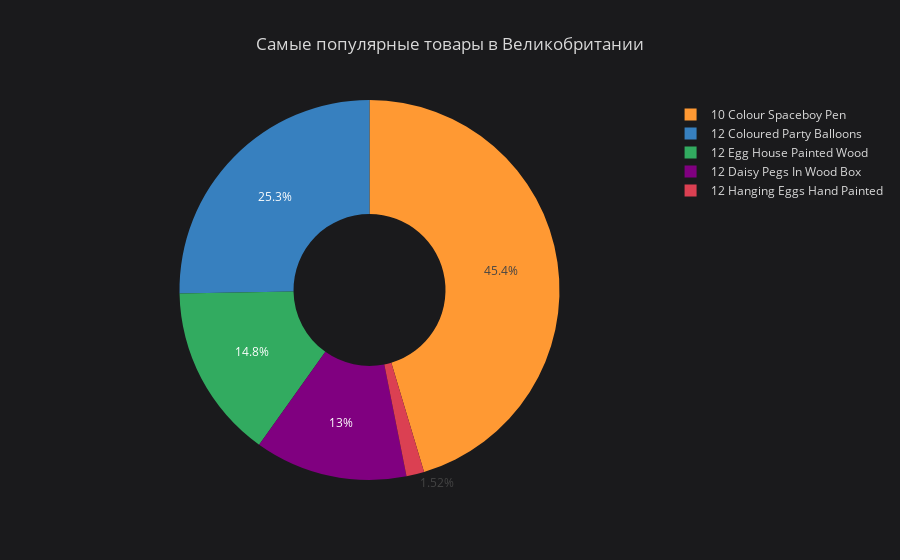
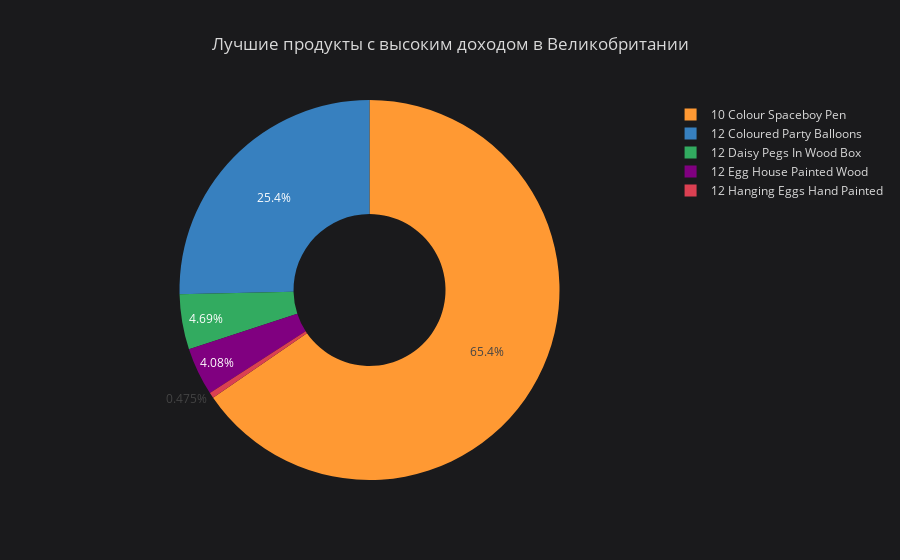

The cell these charts' notebook holds for them, in order:
### Markdown cell above
Самые популярные товары в Великобритании

### Code cell
popular_UK = df_no_return[df_no_return['Country'] == 'United Kingdom']
popular_UK.groupby(by='ProductName', as_index = False)['Total'].count().head().sort_values('Total', ascending = False).iplot(kind = 'pie', labels = 'ProductName', values = 'Total', hole = .4, title = 'Самые популярные товары в Великобритании')
popular_UK.groupby(by='ProductName', as_index = False)['Total'].sum().head().sort_values('Total', ascending = False).iplot(kind = 'pie', labels = 'ProductName', values = 'Total', hole = .4, title = 'Лучшие продукты с высоким доходом в Великобритании')

### Figure 1 — Plotly figure (JSON) as saved in the notebook; plotly's stock layout.template omitted (floating-point values rounded to 4 significant figures)
{"data": [{"hole": 0.4, "labels": ["10 Colour Spaceboy Pen", "12 Coloured Party Balloons", "12 Egg House Painted Wood", "12 Daisy Pegs In Wood Box", "12 Hanging Eggs Hand Painted"], "marker": {"colors": ["rgba(255, 153, 51, 1.0)", "rgba(55, 128, 191, 1.0)", "rgba(50, 171, 96, 1.0)", "rgba(128, 0, 128, 1.0)", "rgba(219, 64, 82, 1.0)"]}, "name": "", "type": "pie", "values": [269, 150, 88, 77, 9]}], "layout": {"legend": {"bgcolor": "#1A1A1C", "font": {"color": "#D9D9D9"}}, "paper_bgcolor": "#1A1A1C", "plot_bgcolor": "#1A1A1C", "title": "Самые популярные товары в Великобритании", "titlefont": {"color": "#D9D9D9"}}}

### Figure 2 — Plotly figure (JSON) as saved in the notebook; plotly's stock layout.template omitted (floating-point values rounded to 4 significant figures)
{"data": [{"hole": 0.4, "labels": ["10 Colour Spaceboy Pen", "12 Coloured Party Balloons", "12 Daisy Pegs In Wood Box", "12 Egg House Painted Wood", "12 Hanging Eggs Hand Painted"], "marker": {"colors": ["rgba(255, 153, 51, 1.0)", "rgba(55, 128, 191, 1.0)", "rgba(50, 171, 96, 1.0)", "rgba(128, 0, 128, 1.0)", "rgba(219, 64, 82, 1.0)"]}, "name": "", "type": "pie", "values": [49620.0, 19240.0, 3560.0, 3096.0, 360.3]}], "layout": {"legend": {"bgcolor": "#1A1A1C", "font": {"color": "#D9D9D9"}}, "paper_bgcolor": "#1A1A1C", "plot_bgcolor": "#1A1A1C", "title": "Лучшие продукты с высоким доходом в Великобритании", "titlefont": {"color": "#D9D9D9"}}}
